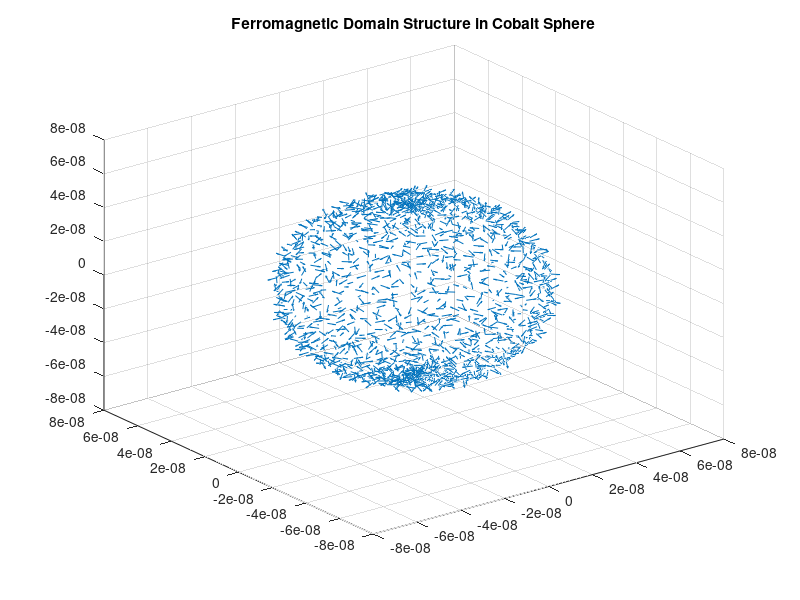

This figure's MATLAB source:
Ms = 1.4e6; % Saturation magnetization A/m
A_ex = 1.3e-11; % Exchange stiffness J/m 
K1 = 5.0e5; % First anisotropy constant J/m^3
alpha = 0.01; % Damping factor
gamma = 2.21e5; % Gyromagnetic ratio m/As

r = 50e-9;
n = 40; 
[x, y, z] = sphere(n);
x = r * x;
y = r * y;
z = r * z;

% random initial magnetization directions
m = randn(n+1, n+1, 3);
m = m ./ vecnorm(m, 2, 3); % normalized vectors

% Define the Landau–Lifshitz–Gilbert equation
% m : magnetization vector (normalized), H_eff : effective field

function dm_dt = LLG(t, m, H_eff, gamma, alpha)
    cross_product = cross(m, H_eff, 3);
    dm_dt = -gamma * cross_product + alpha * cross(m, cross_product, 3);
end

figure;
quiver3(x, y, z, m(:,:,1), m(:,:,2), m(:,:,3)); % 3D vector plot of magnetization
title('Ferromagnetic Domain Structure in Cobalt Sphere');
